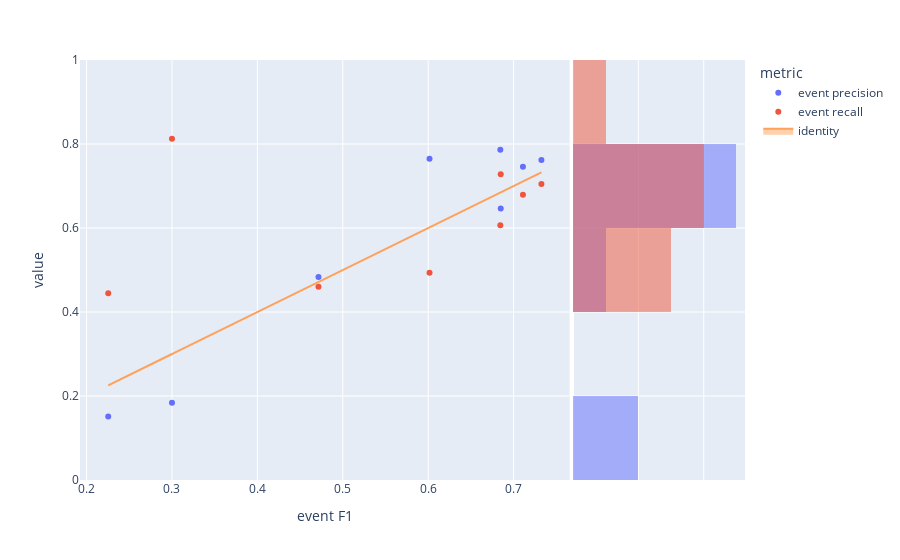

Notebook source saved alongside this figure:
### Code cell
fig=px.scatter(visualTradeoff,x='event F1',y='value',color='metric', marginal_y="histogram")
fig.add_trace(
    go.Scatter(x=experimentModels['eventF1'], y=experimentModels['eventF1'], name="identity", mode='lines',fill="toself")
)
fig.show()

### Figure 1 — Plotly figure (JSON) as saved in the notebook; plotly's stock layout.template omitted (floating-point values rounded to 4 significant figures)
{"data": [{"hovertemplate": "metric=event precision<br>event F1=%{x}<br>value=%{y}<extra></extra>", "legendgroup": "event precision", "marker": {"color": "#636efa", "symbol": "circle"}, "mode": "markers", "name": "event precision", "orientation": "v", "showlegend": true, "type": "scatter", "x": [0.7109, 0.6016, 0.7326, 0.4715, 0.6849, 0.6845, 0.2254, 0.3], "xaxis": "x", "y": [0.7459, 0.7647, 0.7619, 0.4833, 0.6466, 0.7865, 0.1509, 0.184], "yaxis": "y"}, {"alignmentgroup": "True", "bingroup": "y", "hovertemplate": "metric=event precision<br>value=%{y}<br>count=%{x}<extra></extra>", "legendgroup": "event precision", "marker": {"color": "#636efa"}, "name": "event precision", "offsetgroup": "event precision", "opacity": 0.5, "showlegend": false, "type": "histogram", "xaxis": "x2", "y": [0.7459, 0.7647, 0.7619, 0.4833, 0.6466, 0.7865, 0.1509, 0.184], "yaxis": "y2"}, {"hovertemplate": "metric=event recall<br>event F1=%{x}<br>value=%{y}<extra></extra>", "legendgroup": "event recall", "marker": {"color": "#EF553B", "symbol": "circle"}, "mode": "markers", "name": "event recall", "orientation": "v", "showlegend": true, "type": "scatter", "x": [0.7109, 0.6016, 0.7326, 0.4715, 0.6849, 0.6845, 0.2254, 0.3], "xaxis": "x", "y": [0.6791, 0.4935, 0.7045, 0.4603, 0.7282, 0.6068, 0.4444, 0.8125], "yaxis": "y"}, {"alignmentgroup": "True", "bingroup": "y", "hovertemplate": "metric=event recall<br>value=%{y}<br>count=%{x}<extra></extra>", "legendgroup": "event recall", "marker": {"color": "#EF553B"}, "name": "event recall", "offsetgroup": "event recall", "opacity": 0.5, "showlegend": false, "type": "histogram", "xaxis": "x2", "y": [0.6791, 0.4935, 0.7045, 0.4603, 0.7282, 0.6068, 0.4444, 0.8125], "yaxis": "y2"}, {"fill": "toself", "mode": "lines", "name": "identity", "type": "scatter", "x": [0.7109, 0.6016, 0.7326, 0.4715, 0.6849, 0.6845, 0.2254, 0.3], "y": [0.7109, 0.6016, 0.7326, 0.4715, 0.6849, 0.6845, 0.2254, 0.3]}], "layout": {"barmode": "overlay", "legend": {"title": {"text": "metric"}, "tracegroupgap": 0}, "margin": {"t": 60}, "xaxis": {"anchor": "y", "domain": [0, 0.7363], "title": {"text": "event F1"}}, "xaxis2": {"anchor": "y2", "domain": [0.7413, 1], "matches": "x2", "showgrid": true, "showline": false, "showticklabels": false, "ticks": ""}, "yaxis": {"anchor": "x", "domain": [0, 1], "title": {"text": "value"}}, "yaxis2": {"anchor": "x2", "domain": [0, 1], "matches": "y", "showgrid": true, "showticklabels": false}}}
